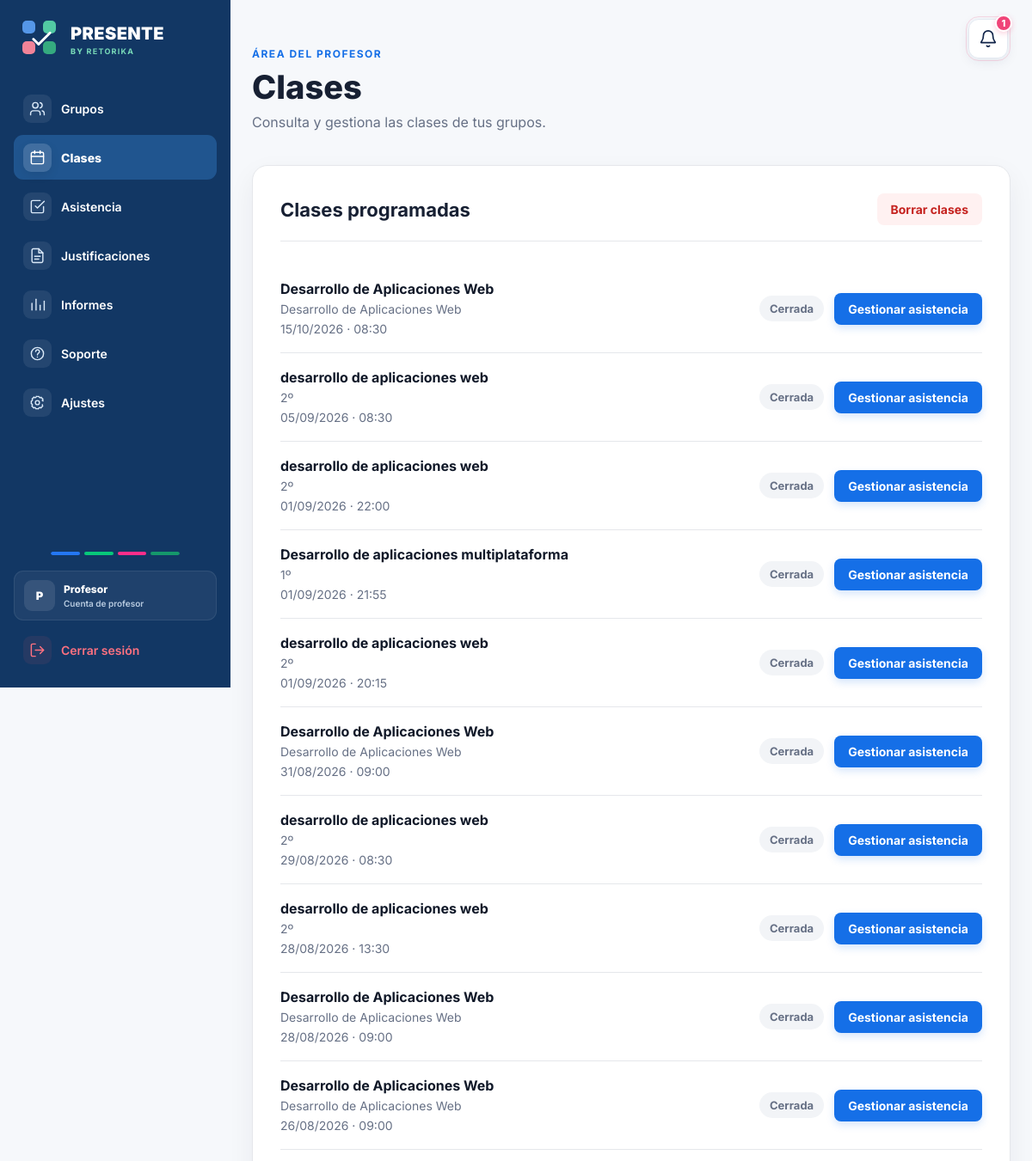
The page /profesor/clases/ (signed in, upper part) on the database as committed earlier.
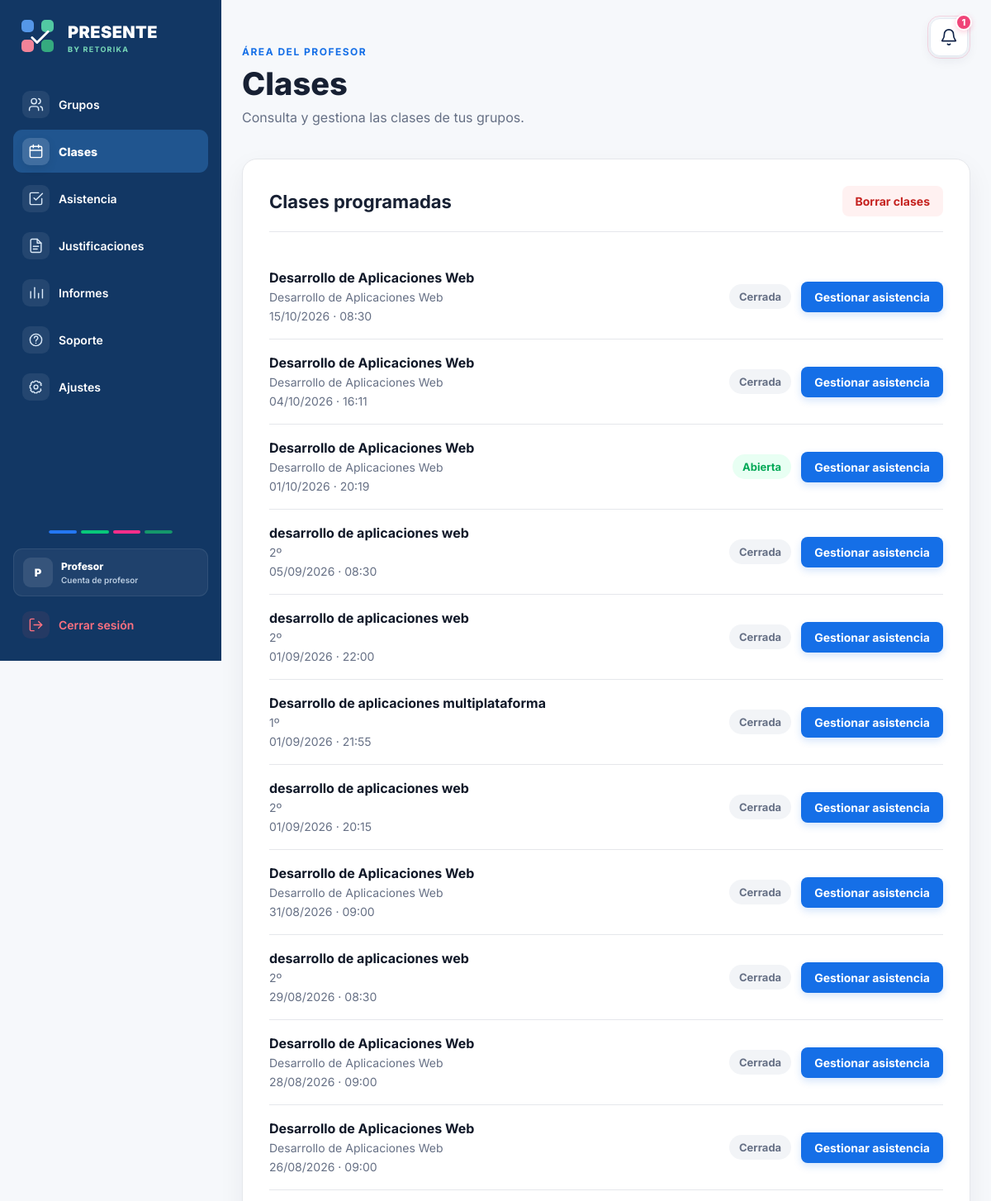
The same page on the database as committed later.
### asistencia/models.py (models this page shows, shortened)
class Clase(models.Model):
    grupo = models.ForeignKey(
        Grupo,
        on_delete=models.CASCADE
    )
    fecha = models.DateField()
    hora_inicio = models.TimeField()
    asistencia_abierta = models.BooleanField(
        default=False
    )
    token_qr = models.UUIDField(
        default=uuid.uuid4,
        editable=False,
        unique=True
    )
    token_qr_generado_en = models.DateTimeField(
        blank=True,
        null=True
    )
    latitud_profesor = models.FloatField(
        blank=True,
        null=True
    )
    longitud_profesor = models.FloatField(
        blank=True,
        null=True
    )

class Grupo(models.Model):
    COLORES = [
        ('blanco', 'Blanco'),
        ('rosa', 'Rosa'),
        ('rojo', 'Rojo'),
        ('naranja', 'Naranja'),
        ('azul', 'Azul'),
        ('verde', 'Verde'),
        ('amarillo', 'Amarillo'),
        ('violeta', 'Violeta'),
    ]
    nombre = models.CharField(
        max_length=100
    )
    asignatura = models.CharField(
        max_length=150
    )
    profesor = models.ForeignKey(
        Profesor,
        on_delete=models.CASCADE
    )
    color = models.CharField(
        max_length=20,
        choices=COLORES,
        default='blanco'
    )

### asistencia/views.py (the view)
def clases_profesor(request):
    profesor_id = request.session.get('profesor_id')
    if not profesor_id:
        return redirect('seleccionar_login')
    profesor = get_object_or_404(
        Profesor,
        id=profesor_id
    )
    clases = (
        Clase.objects.filter(
            grupo__profesor=profesor
        )
        .select_related('grupo')
        .order_by(
            '-fecha',
            '-hora_inicio'
        )
    )
    return render(
        request,
        'asistencia/clases_profesor.html',
        {
            'profesor': profesor,
            'clases': clases,
        }
    )

### asistencia/templates/asistencia/clases_profesor.html (shortened to what the changed rows need)
{% extends 'asistencia/base.html' %}
{% block content %}
<section class="panel-usuario">
    <div class="panel-contenedor">
        <div class="panel-cabecera">
            <div>
                <h1>
                    Clases
                </h1>
            </div>
        </div>
        <div class="panel-tarjeta">
            <form
                method="POST"
                action="{% url 'borrar_clases' %}"
                id="form-borrar-clases"
            >
                <div
                    class="panel-tarjeta-titulo"
                    style="
                        display:flex;
                        justify-content:space-between;
                        align-items:center;
                        gap:20px;
                        flex-wrap:wrap;
                    "
                >
                    <h2 style="margin:0;">
                        Clases programadas
                    </h2>
                </div>
                {% for clase in clases %}
                    <div style="
                        display:flex;
                        justify-content:space-between;
                        align-items:center;
                        gap:20px;
                        padding:18px 0;
                        border-bottom:1px solid #e5e7eb;
                        flex-wrap:wrap;
                    ">
                        <div style="
                            display:flex;
                            align-items:center;
                            gap:15px;
                        ">
                            <div>
                                <strong style="
                                    display:block;
                                    font-size:16px;
                                    margin-bottom:5px;
                                    color:#101828;
                                ">
                                    {{ clase.grupo.asignatura }}
                                </strong>
                                <span style="
                                    display:block;
                                    color:#667085;
                                    font-size:14px;
                                    margin-bottom:4px;
                                ">
                                    {{ clase.grupo.nombre }}
                                </span>
                                <span style="
                                    color:#667085;
                                    font-size:14px;
                                ">
                                    {{ clase.fecha|date:"d/m/Y" }}
                                    ·
                                    {{ clase.hora_inicio|time:"H:i" }}
                                </span>
                            </div>
                        </div>
                        <div style="
                            display:flex;
                            align-items:center;
                            gap:12px;
                            flex-wrap:wrap;
                        ">
                            {% if clase.asistencia_abierta %}
                                <span style="
                                    padding:7px 12px;
                                    border-radius:20px;
                                    background:#E8FFF3;
                                    color:#03A957;
                                    font-size:13px;
                                    font-weight:700;
                                ">
                                    Abierta
                                </span>
                            {% else %}
                                <span style="
                                    padding:7px 12px;
                                    border-radius:20px;
                                    background:#f2f4f7;
                                    color:#667085;
                                    font-size:13px;
                                    font-weight:700;
                                ">
                                    Cerrada
                                </span>
                            {% endif %}
                            <a
                                href="{% url 'gestionar_asistencia' clase.id %}"
                                class="boton-gestionar-asistencia"
                                style="
                                    display:inline-block;
                                    padding:10px 16px;
                                    border-radius:8px;
                                    background:#156FE7;
                                    color:#FFFFFF;
                                    text-decoration:none;
                                    font-size:14px;
                                    font-weight:700;
                                    box-shadow:0 4px 10px rgba(21,111,231,0.18);
                                    transition:
                                        background-color 0.2s ease,
                                        transform 0.2s ease,
                                        box-shadow 0.2s ease;
                                "
                                onmouseover="
                                    this.style.backgroundColor='#105CB1';
                                    this.style.transform='translateY(-1px)';
                                    this.style.boxShadow='0 6px 14px rgba(16,92,177,0.22)';
                                "
                                onmouseout="
                                    this.style.backgroundColor='#156FE7';
                                    this.style.transform='translateY(0)';
                                    this.style.boxShadow='0 4px 10px rgba(21,111,231,0.18)';
                                "
                            >
                                Gestionar asistencia
                            </a>
                        </div>
                    </div>
                {% empty %}
                    <p style="color:#667085;">
                        Todavía no tienes clases programadas.
                    </p>
                {% endfor %}
            </form>
        </div>
    </div>
</section>
{% endblock %}

Rows that differ between the two databases and show on the page:
removed Clase: grupo.asignatura "desarrollo de aplicaciones web", grupo.nombre "2º", fecha "28/08/2026", hora_inicio "13:30", asistencia_abierta "Cerrada"
added Clase: grupo.asignatura "Desarrollo de Aplicaciones Web", grupo.nombre "Desarrollo de Aplicaciones Web", fecha "04/10/2026", hora_inicio "16:11", asistencia_abierta "Cerrada"
added Clase: grupo.asignatura "Desarrollo de Aplicaciones Web", grupo.nombre "Desarrollo de Aplicaciones Web", fecha "01/10/2026", hora_inicio "20:19", asistencia_abierta "Abierta"
